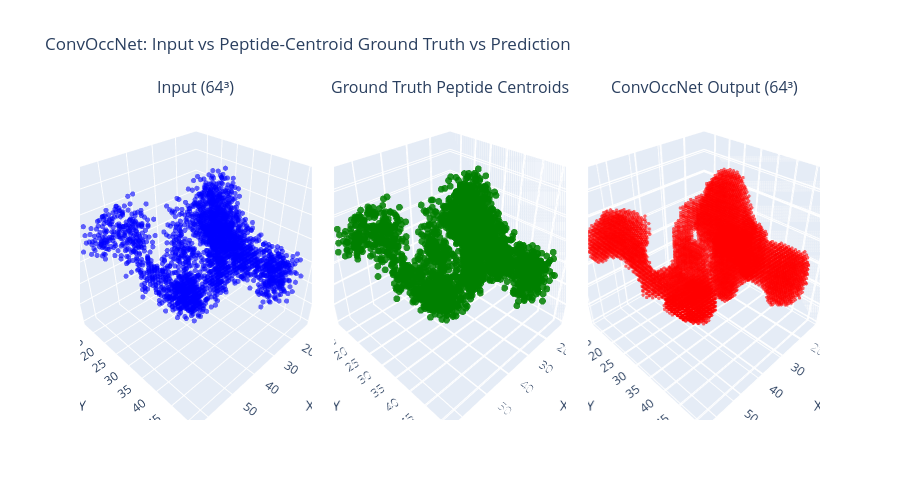
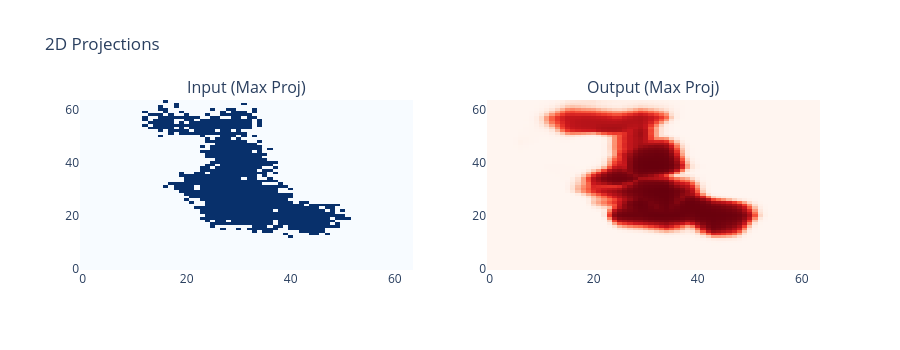

Write notebook code for charts like these, in order.
### Code cell
# 3D Visualization
fig = make_subplots(
    rows=1, cols=3,
    specs=[[{'type': 'scatter3d'}, {'type': 'scatter3d'}, {'type': 'scatter3d'}]],
    subplot_titles=(f'Input (64³)', f'Ground Truth Peptide Centroids', f'ConvOccNet Output (64³)'),
    horizontal_spacing=0.03
)

# Input voxelized centroid cloud
input_np = voxel.cpu().squeeze().numpy()
idx_in = np.where(input_np > 0.5)
fig.add_trace(
    go.Scatter3d(
        x=idx_in[0], y=idx_in[1], z=idx_in[2],
        mode='markers',
        marker=dict(size=3, color='blue', opacity=0.6),
        name='Input'
    ),
    row=1, col=1
)

# Ground truth centroid cloud
gt_points, _ = dataset.get_centroid_points(test_idx)
gt_points_scaled = (gt_points + 0.5) * (input_np.shape[0] - 1)
gt_points_scaled = np.clip(gt_points_scaled, 0, input_np.shape[0] - 1)

fig.add_trace(
    go.Scatter3d(
        x=gt_points_scaled[:, 0], y=gt_points_scaled[:, 1], z=gt_points_scaled[:, 2],
        mode='markers',
        marker=dict(size=4, color='green', opacity=0.85),
        name='Ground Truth'
    ),
    row=1, col=2
)

# Output
output_np = occupancy_grid.numpy()
idx_out = np.where(output_np > 0.5)
fig.add_trace(
    go.Scatter3d(
        x=idx_out[0], y=idx_out[1], z=idx_out[2],
        mode='markers',
        marker=dict(size=2, color='red', opacity=0.6),
        name='Output'
    ),
    row=1, col=3
)

fig.update_layout(
    title='ConvOccNet: Input vs Peptide-Centroid Ground Truth vs Prediction',
    scene=dict(xaxis_title='X', yaxis_title='Y', zaxis_title='Z', aspectmode='cube'),
    scene2=dict(xaxis_title='X', yaxis_title='Y', zaxis_title='Z', aspectmode='cube'),
    scene3=dict(xaxis_title='X', yaxis_title='Y', zaxis_title='Z', aspectmode='cube'),
    height=500,
    showlegend=False
)
fig.show()

print(f'\nDiagnostics:')
print(f'Ground truth peptides: {len(gt_points)}')
print(f'Input occupied voxels: {len(idx_in[0])}')
print(f'Predicted occupied: {(occupancy_grid > 0.5).sum().item()}/{occupancy_grid.numel()} ({100*(occupancy_grid > 0.5).float().mean().item():.1f}%)')

# 2D Projections
fig_2d = make_subplots(
    rows=1, cols=2,
    subplot_titles=('Input (Max Proj)', 'Output (Max Proj)')
)

input_proj = np.max(input_np, axis=2)
fig_2d.add_trace(
    go.Heatmap(z=input_proj, colorscale='Blues', showscale=False),
    row=1, col=1
)

output_proj = np.max(output_np, axis=2)
fig_2d.add_trace(
    go.Heatmap(z=output_proj, colorscale='Reds', showscale=False),
    row=1, col=2
)

fig_2d.update_layout(title='2D Projections', height=350)
fig_2d.show()

### Figure 1 — Plotly figure (JSON) as saved in the notebook; plotly's stock layout.template omitted (floating-point values rounded to 4 significant figures; data arrays with more than 128 entries replaced by an {"elided": "..."} marker saying what was removed)
{"data": [{"marker": {"color": "blue", "opacity": 0.6, "size": 3}, "mode": "markers", "name": "Input", "scene": "scene", "type": "scatter3d", "x": {"elided": "2462 int values"}, "y": {"elided": "2462 int values"}, "z": {"elided": "2462 int values"}}, {"marker": {"color": "green", "opacity": 0.85, "size": 4}, "mode": "markers", "name": "Ground Truth", "scene": "scene2", "type": "scatter3d", "x": {"elided": "3000 float values"}, "y": {"elided": "3000 float values"}, "z": {"elided": "3000 float values"}}, {"marker": {"color": "red", "opacity": 0.6, "size": 2}, "mode": "markers", "name": "Output", "scene": "scene3", "type": "scatter3d", "x": {"elided": "8476 int values"}, "y": {"elided": "8476 int values"}, "z": {"elided": "8476 int values"}}], "layout": {"annotations": [{"font": {"size": 16}, "showarrow": false, "text": "Input (64³)", "x": 0.1567, "xanchor": "center", "xref": "paper", "y": 1, "yanchor": "bottom", "yref": "paper"}, {"font": {"size": 16}, "showarrow": false, "text": "Ground Truth Peptide Centroids", "x": 0.5, "xanchor": "center", "xref": "paper", "y": 1, "yanchor": "bottom", "yref": "paper"}, {"font": {"size": 16}, "showarrow": false, "text": "ConvOccNet Output (64³)", "x": 0.8433, "xanchor": "center", "xref": "paper", "y": 1, "yanchor": "bottom", "yref": "paper"}], "height": 500, "scene": {"aspectmode": "cube", "domain": {"x": [0, 0.3133], "y": [0, 1]}, "xaxis": {"title": {"text": "X"}}, "yaxis": {"title": {"text": "Y"}}, "zaxis": {"title": {"text": "Z"}}}, "scene2": {"aspectmode": "cube", "domain": {"x": [0.3433, 0.6567], "y": [0, 1]}, "xaxis": {"title": {"text": "X"}}, "yaxis": {"title": {"text": "Y"}}, "zaxis": {"title": {"text": "Z"}}}, "scene3": {"aspectmode": "cube", "domain": {"x": [0.6867, 1.0], "y": [0, 1]}, "xaxis": {"title": {"text": "X"}}, "yaxis": {"title": {"text": "Y"}}, "zaxis": {"title": {"text": "Z"}}}, "showlegend": false, "title": {"text": "ConvOccNet: Input vs Peptide-Centroid Ground Truth vs Prediction"}}}

### Figure 2 — Plotly figure (JSON) as saved in the notebook; plotly's stock layout.template omitted (floating-point values rounded to 4 significant figures; data arrays with more than 128 entries replaced by an {"elided": "..."} marker saying what was removed)
{"data": [{"colorscale": [[0, "rgb(247,251,255)"], [0.125, "rgb(222,235,247)"], [0.25, "rgb(198,219,239)"], [0.375, "rgb(158,202,225)"], [0.5, "rgb(107,174,214)"], [0.625, "rgb(66,146,198)"], [0.75, "rgb(33,113,181)"], [0.875, "rgb(8,81,156)"], [1, "rgb(8,48,107)"]], "showscale": false, "type": "heatmap", "xaxis": "x", "yaxis": "y", "z": {"elided": "64x64 float values"}}, {"colorscale": [[0, "rgb(255,245,240)"], [0.125, "rgb(254,224,210)"], [0.25, "rgb(252,187,161)"], [0.375, "rgb(252,146,114)"], [0.5, "rgb(251,106,74)"], [0.625, "rgb(239,59,44)"], [0.75, "rgb(203,24,29)"], [0.875, "rgb(165,15,21)"], [1, "rgb(103,0,13)"]], "showscale": false, "type": "heatmap", "xaxis": "x2", "yaxis": "y2", "z": {"elided": "64x64 float values"}}], "layout": {"annotations": [{"font": {"size": 16}, "showarrow": false, "text": "Input (Max Proj)", "x": 0.225, "xanchor": "center", "xref": "paper", "y": 1, "yanchor": "bottom", "yref": "paper"}, {"font": {"size": 16}, "showarrow": false, "text": "Output (Max Proj)", "x": 0.775, "xanchor": "center", "xref": "paper", "y": 1, "yanchor": "bottom", "yref": "paper"}], "height": 350, "title": {"text": "2D Projections"}, "xaxis": {"anchor": "y", "domain": [0, 0.45]}, "xaxis2": {"anchor": "y2", "domain": [0.55, 1]}, "yaxis": {"anchor": "x", "domain": [0, 1]}, "yaxis2": {"anchor": "x2", "domain": [0, 1]}}}
